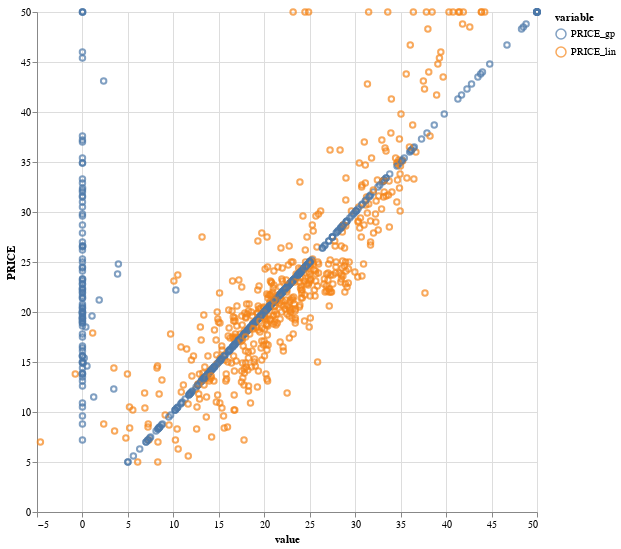

The notebook cell this image was saved under:
### Markdown cell above
alle Testdaten sind die, die unten auf der 0 Linien sind, ist an Trainingsdaten angepasst aber nicht an Testdaten

### Code cell
# VISUALISATION # code von den Plots müssen wir nicht können
# install with: pip install altair altair_viewer
(alt.Chart(data_plot).
 properties(height=500, width=500).
 mark_point().
 encode(x='value',
        y='PRICE',
        color='variable')
)

### Figure 1 — Vega-Lite specification as saved in the notebook (floating-point values rounded to 4 significant figures; data arrays with more than 128 entries replaced by an {"elided": "..."} marker saying what was removed)
{"config": {"view": {"continuousWidth": 400, "continuousHeight": 300}}, "data": {"name": "data-3be09f7abc1fdeef7fd8109d6a0cf121"}, "mark": "point", "encoding": {"color": {"field": "variable", "type": "nominal"}, "x": {"field": "value", "type": "quantitative"}, "y": {"field": "PRICE", "type": "quantitative"}}, "height": 500, "width": 500, "$schema": "https://vega.github.io/schema/vega-lite/v4.17.0.json", "datasets": {"data-3be09f7abc1fdeef7fd8109d6a0cf121": {"elided": "1012 records"}}}
